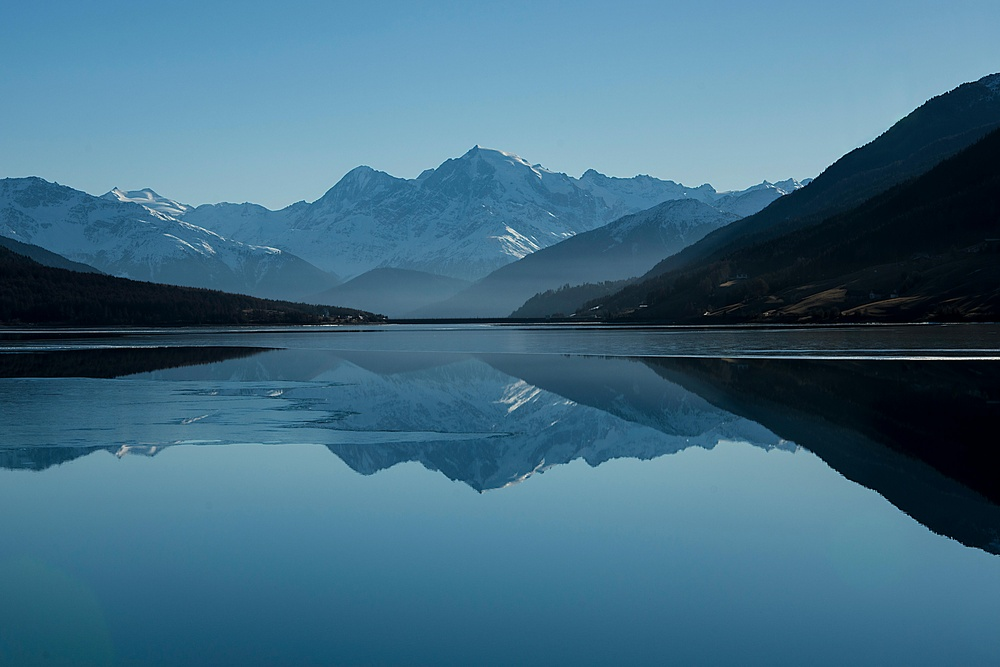
%> input picture inputColor1.jpg, 1000 x 667 px, shrunk from 6000 x 4000 before the run
$ octave window_size_change_compare.m   (GNU Octave 9; MATLAB toolbox functions it lacks are replaced by stand-ins)
%> lines starting %> are read from the running program, lines starting %| are printed output that depends on the picture
% Read the input grayscale image
img = imread('inputColor1.jpg');  % Replace with your image file
%> img is the input picture: size 667x1000x3 uint8; mean R, G, B 65, 108.3, 131.6

% Convert to grayscale if the image is RGB
if size(img, 3) == 3
    gray_img = rgb2gray(img);
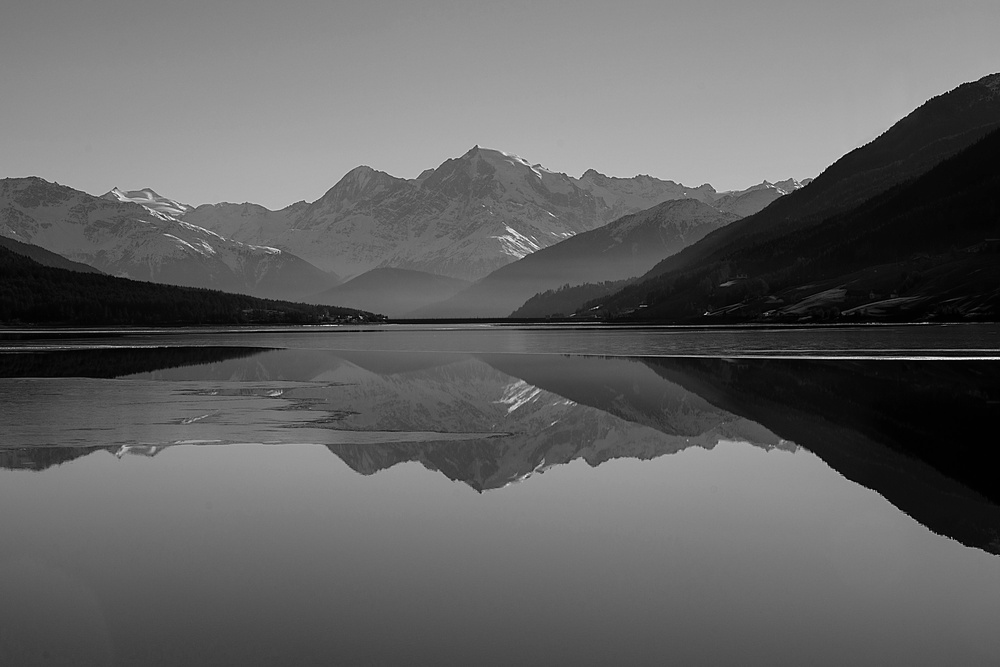
%> gray_img: size 667x1000 uint8; min 0, max 254, mean 98
else
    gray_img = img;
end

% Ensure the image is uint8
if ~isa(gray_img, 'uint8')
    gray_img = im2uint8(gray_img);
end

% Apply adaptive histogram equalization with NumTiles = [8 8]
local_eq_img_8x8 = adapthisteq(gray_img, 'NumTiles', [8 8], 'ClipLimit', 0.01);
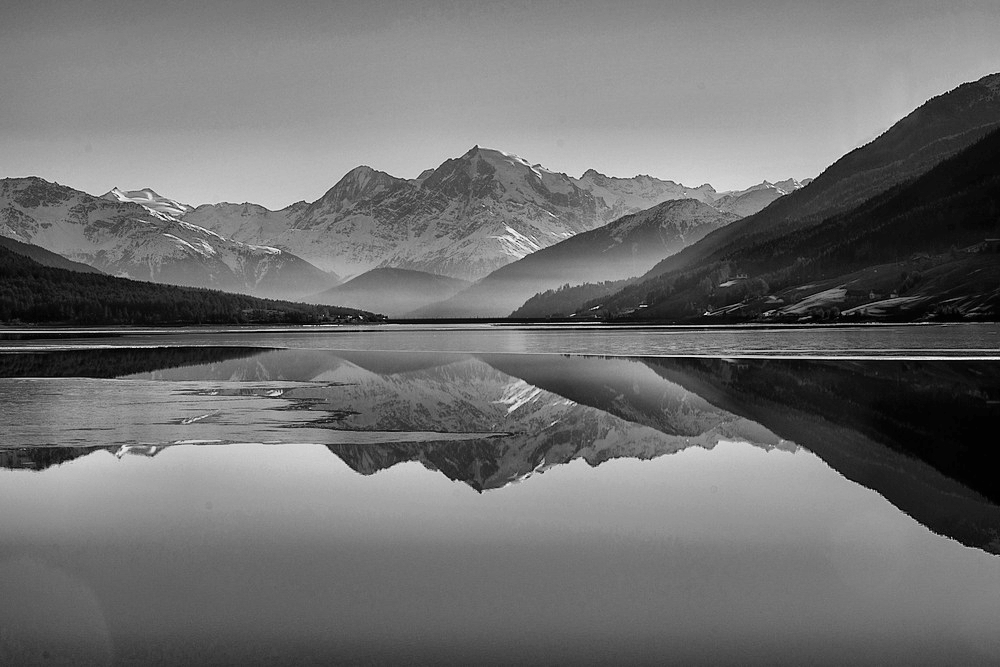
%> local_eq_img_8x8: size 667x1000 uint8; min 0, max 255, mean 111.2

% Apply adaptive histogram equalization with NumTiles = [16 16]
local_eq_img_16x16 = adapthisteq(gray_img, 'NumTiles', [16 16], 'ClipLimit', 0.01);
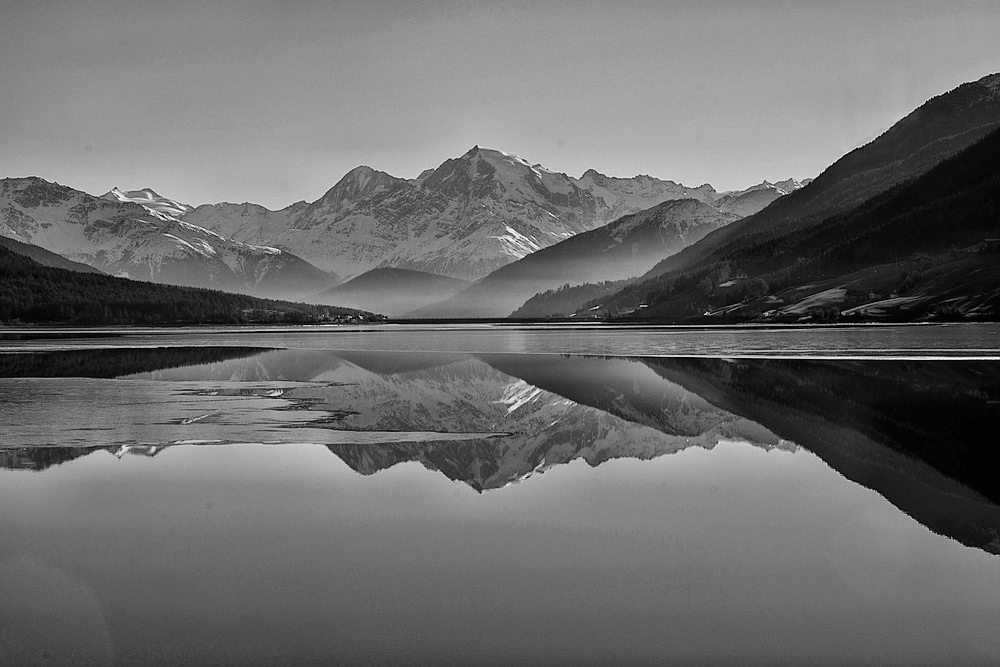
%> local_eq_img_16x16: size 667x1000 uint8; min 0, max 255, mean 107.5
local_eq_img_32x32 = adapthisteq(gray_img, 'NumTiles', [32 32], 'ClipLimit', 0.01);
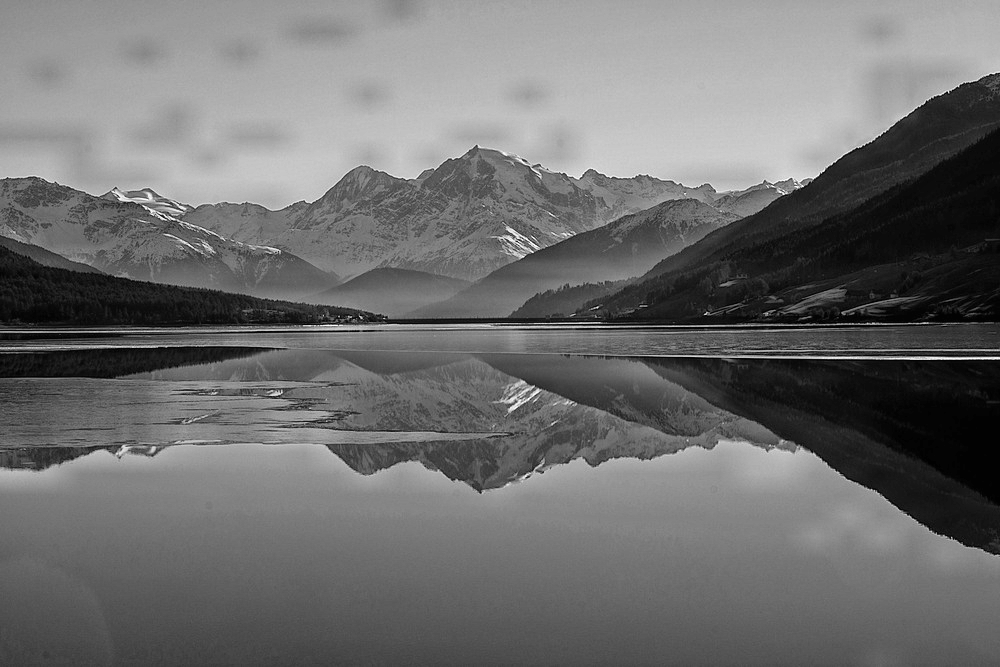
%> local_eq_img_32x32: size 667x1000 uint8; min 0, max 255, mean 110.1


% Display the results in a 2x2 subplot layout
figure;
subplot(2,4,1);
imshow(gray_img);
title('Original Grayscale Image');

subplot(2,4,2);
imshow(local_eq_img_8x8);
title('Local Equalization (8x8 Tiles)');

subplot(2,4,3);
imshow(local_eq_img_16x16);
title('Local Equalization (16x16 Tiles)');

subplot(2,4,4);
imshow(local_eq_img_32x32);
title('Local Equalization (32x32 Tiles)');

% Display histograms of the different images
subplot(2,4,6);
imhist(local_eq_img_8x8);

subplot(2,4,7);
imhist(local_eq_img_16x16);


subplot(2,4,8);
imhist(local_eq_img_16x16);
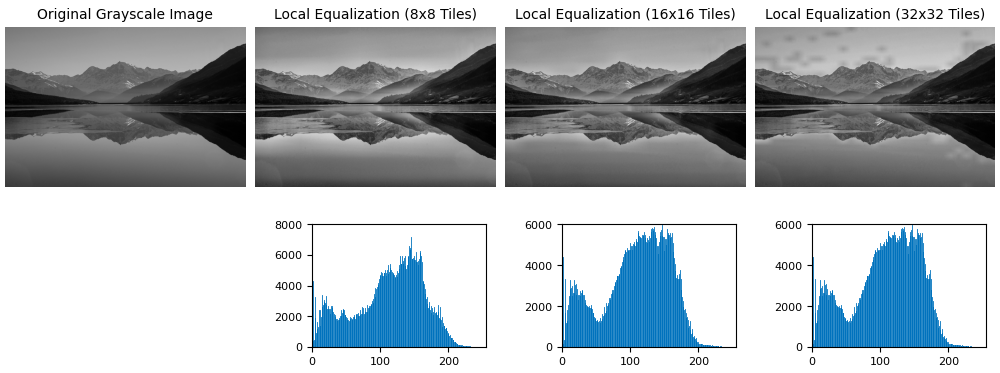
%> figure redrawn from the program's plot data, 7 panels

$ run again, with inputColor2.jpg copied over inputColor1.jpg
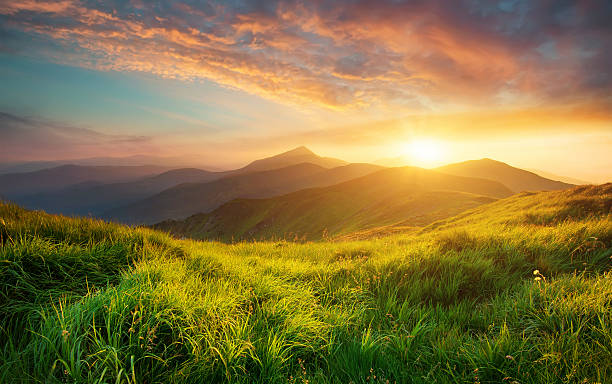
%> input picture inputColor2.jpg, 612 x 384 px
%> img is the input picture: size 384x612x3 uint8; mean R, G, B 134.5, 117.5, 66.6
%> `local_eq_img_16x16 = adapthisteq(gray_img, 'NumTiles', [16 16], 'ClipL..`:
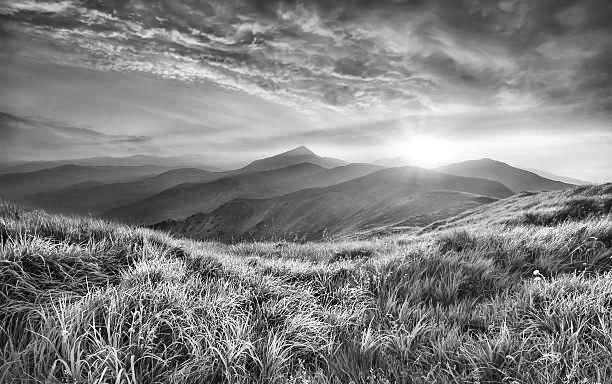
%> local_eq_img_16x16: size 384x612 uint8; min 0, max 255, mean 129.5
%> `local_eq_img_32x32 = adapthisteq(gray_img, 'NumTiles', [32 32], 'ClipL..`:
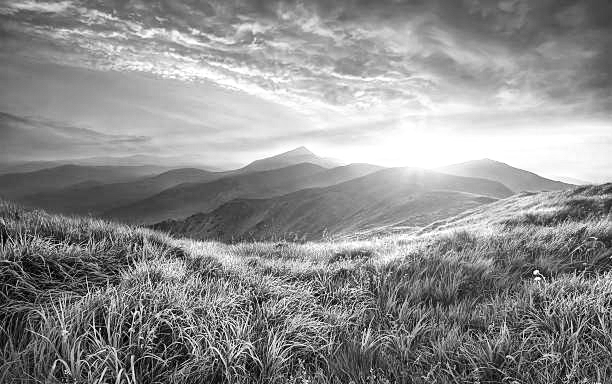
%> local_eq_img_32x32: size 384x612 uint8; min 0, max 255, mean 141.9

$ run again, with inputColor3.jpg copied over inputColor1.jpg
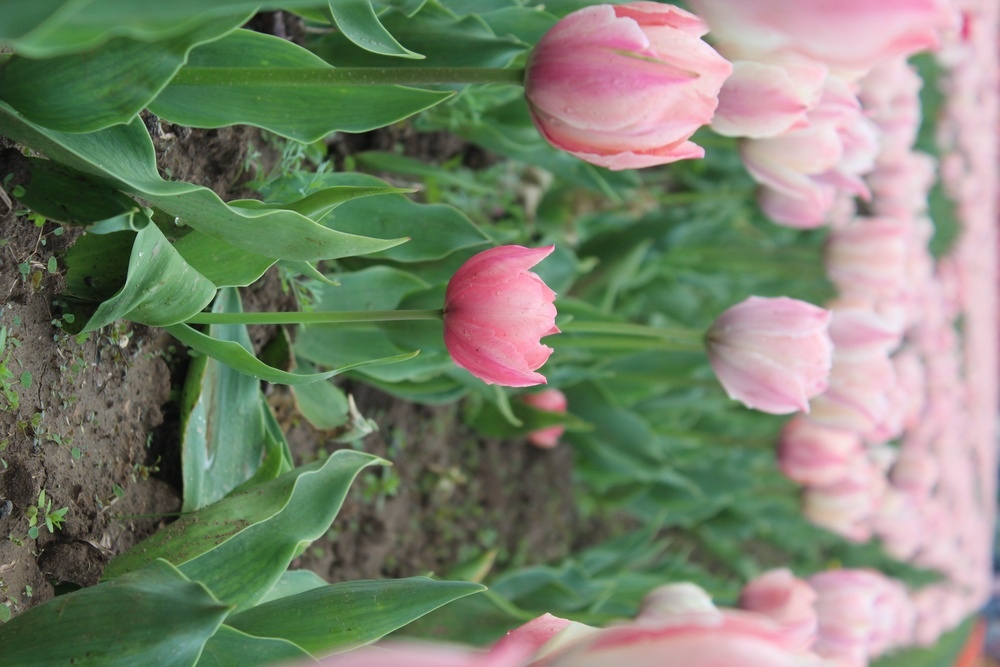
%> input picture inputColor3.jpg, 1000 x 667 px, shrunk from 5184 x 3456 before the run
%> img is the input picture: size 667x1000x3 uint8; mean R, G, B 122.2, 130.4, 109.5
%> `local_eq_img_8x8 = adapthisteq(gray_img, 'NumTiles', [8 8], 'ClipLimit..`:
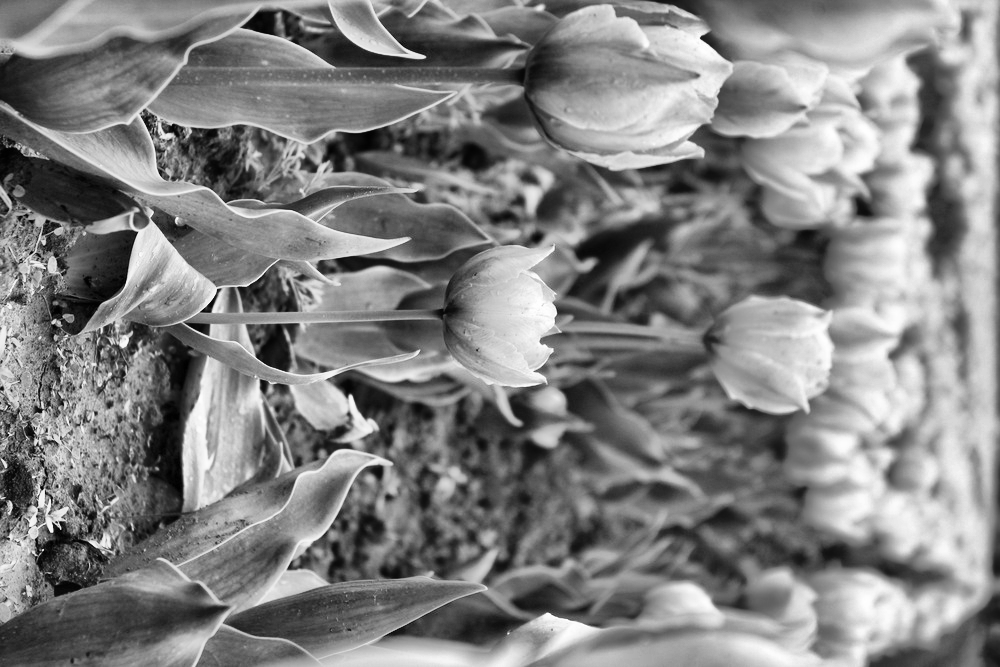
%> local_eq_img_8x8: size 667x1000 uint8; min 0, max 255, mean 130.4
%> `local_eq_img_32x32 = adapthisteq(gray_img, 'NumTiles', [32 32], 'ClipL..`:
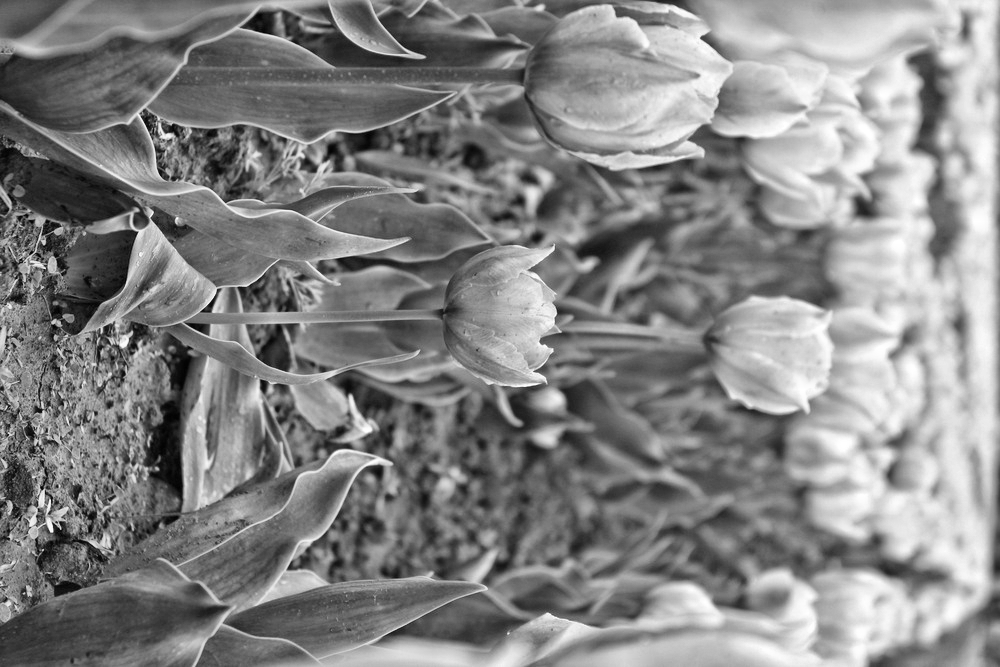
%> local_eq_img_32x32: size 667x1000 uint8; min 0, max 255, mean 133.4

$ run again, with inputColor4.jpg copied over inputColor1.jpg
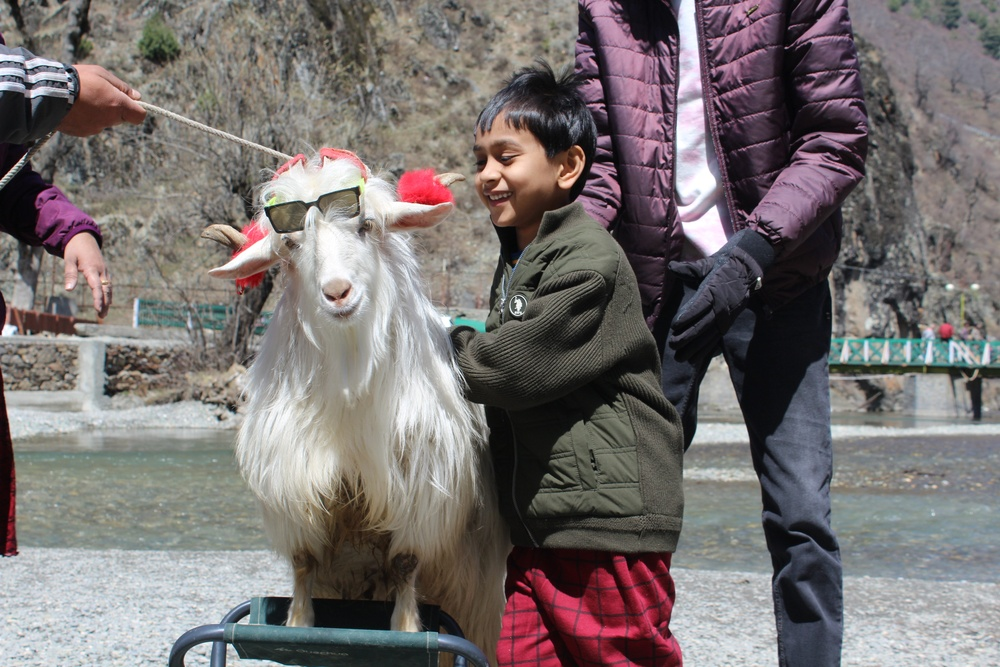
%> input picture inputColor4.jpg, 1000 x 667 px, shrunk from 5184 x 3456 before the run
%> img is the input picture: size 667x1000x3 uint8; mean R, G, B 119.5, 113.2, 112.5
%> `local_eq_img_8x8 = adapthisteq(gray_img, 'NumTiles', [8 8], 'ClipLimit..`:
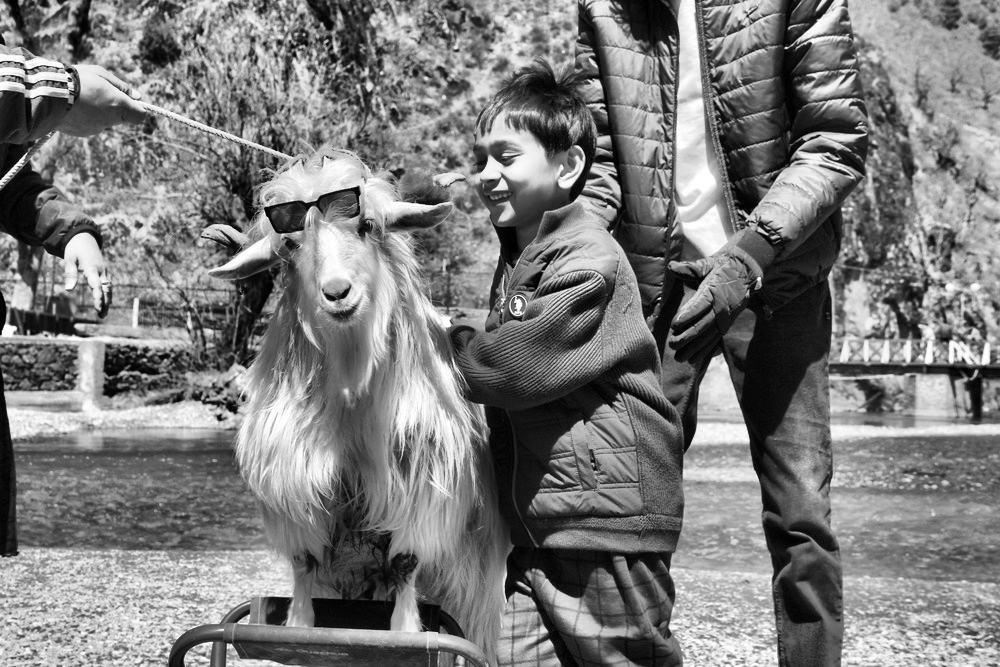
%> local_eq_img_8x8: size 667x1000 uint8; min 0, max 255, mean 123.8
%> `local_eq_img_32x32 = adapthisteq(gray_img, 'NumTiles', [32 32], 'ClipL..`:
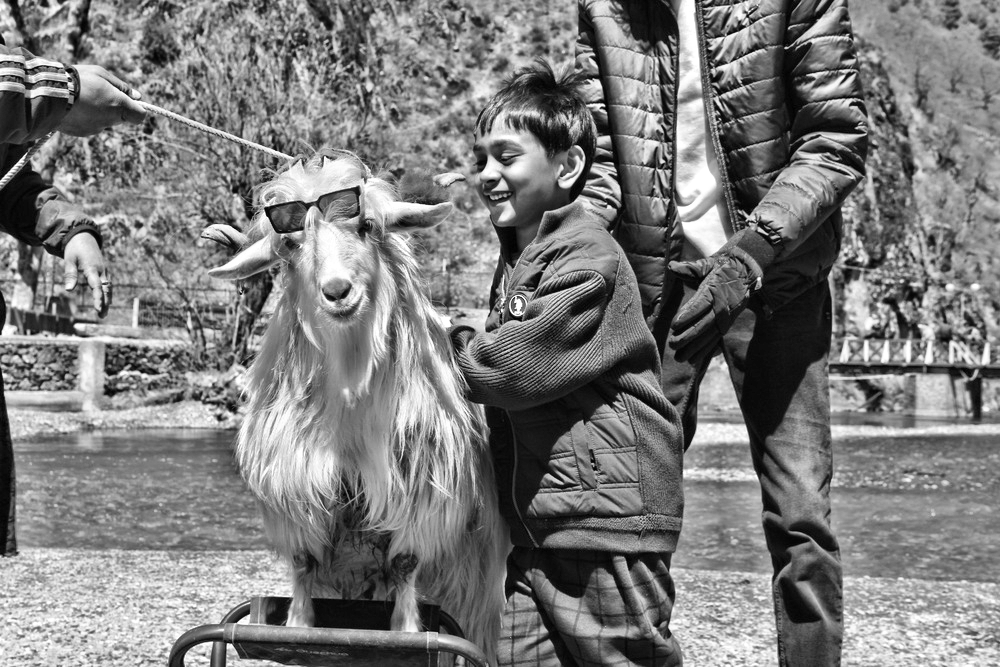
%> local_eq_img_32x32: size 667x1000 uint8; min 0, max 255, mean 124.3
